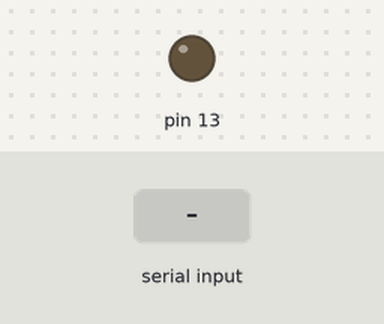
A sketch run on a simulated Arduino Uno, built with avr-gcc and run on an emulated ATmega328P. Parts: output pins drawn as LEDs (lit = HIGH). The inputs (shaded band) are chosen by the test bench. What the sketch prints to the serial monitor is not drawn.

Above: at 1.2 s.
1.3 s: "S" received over Serial
At 2.7 s:
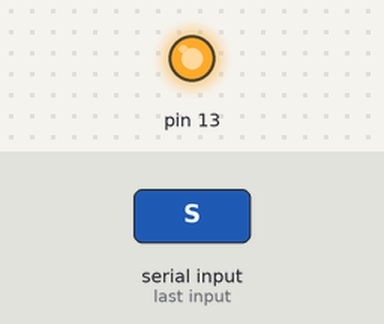
3.5 s: "1" received over Serial
At 4.3 s:
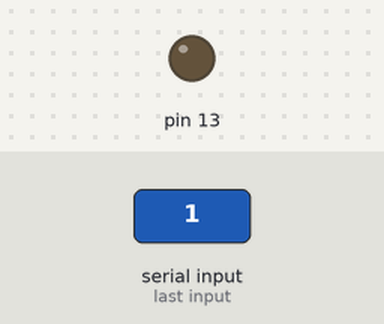
Timing chart, 0 to 6.5 s (numbered marks = the images above; inputs shaded):
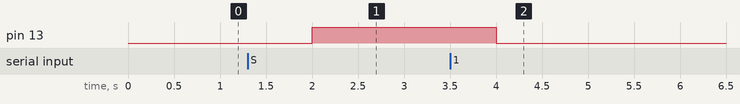

The sketch:

code.ino
```cpp
void setup() {
  // put your setup code here, to run once:
  Serial.begin(9600);
  pinMode(13, OUTPUT);
  digitalWrite(13, LOW);
}
int a = 0;
int b = 0;

void loop() {
  a = a + 1;
  b = b - 1;
  String str = "@" + String(a) + "#" + String(b) + "$";
  Serial.println(str);
  // put your main code here, to run repeatedly:
  if (Serial.available())
  {
    int inByte = Serial.read();
    Serial.write(inByte);
  if (inByte == 'S')
  {
    digitalWrite(13, HIGH);
  }
  else
  digitalWrite(13, LOW);
  }

  // digitalWrite(13, LOW);
  // delay(5000);
  // digitalWrite(13, HIGH);
  // delay(5000);
  delay(1000);
}
```

Measured:
- after the input at 1.3 s, pin 13: LOW → HIGH after 0.70 s
- after the input at 3.5 s, pin 13: HIGH → LOW after 0.50 s
